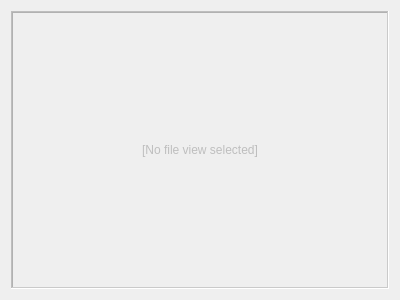
<?xml version="1.0" encoding="UTF-8"?>
<ui version="4.0">
 <class>EmptyViewer</class>
 <widget class="QWidget" name="EmptyViewer">
  <property name="geometry">
   <rect>
    <x>0</x>
    <y>0</y>
    <width>400</width>
    <height>300</height>
   </rect>
  </property>
  <property name="windowTitle">
   <string>Form</string>
  </property>
  <layout class="QGridLayout" name="gridLayout">
   <item row="0" column="0">
    <widget class="QLabel" name="label">
     <property name="enabled">
      <bool>false</bool>
     </property>
     <property name="frameShape">
      <enum>QFrame::WinPanel</enum>
     </property>
     <property name="frameShadow">
      <enum>QFrame::Sunken</enum>
     </property>
     <property name="text">
      <string>[No file view selected]</string>
     </property>
     <property name="alignment">
      <set>Qt::AlignCenter</set>
     </property>
    </widget>
   </item>
  </layout>
 </widget>
 <resources/>
 <connections/>
</ui>
